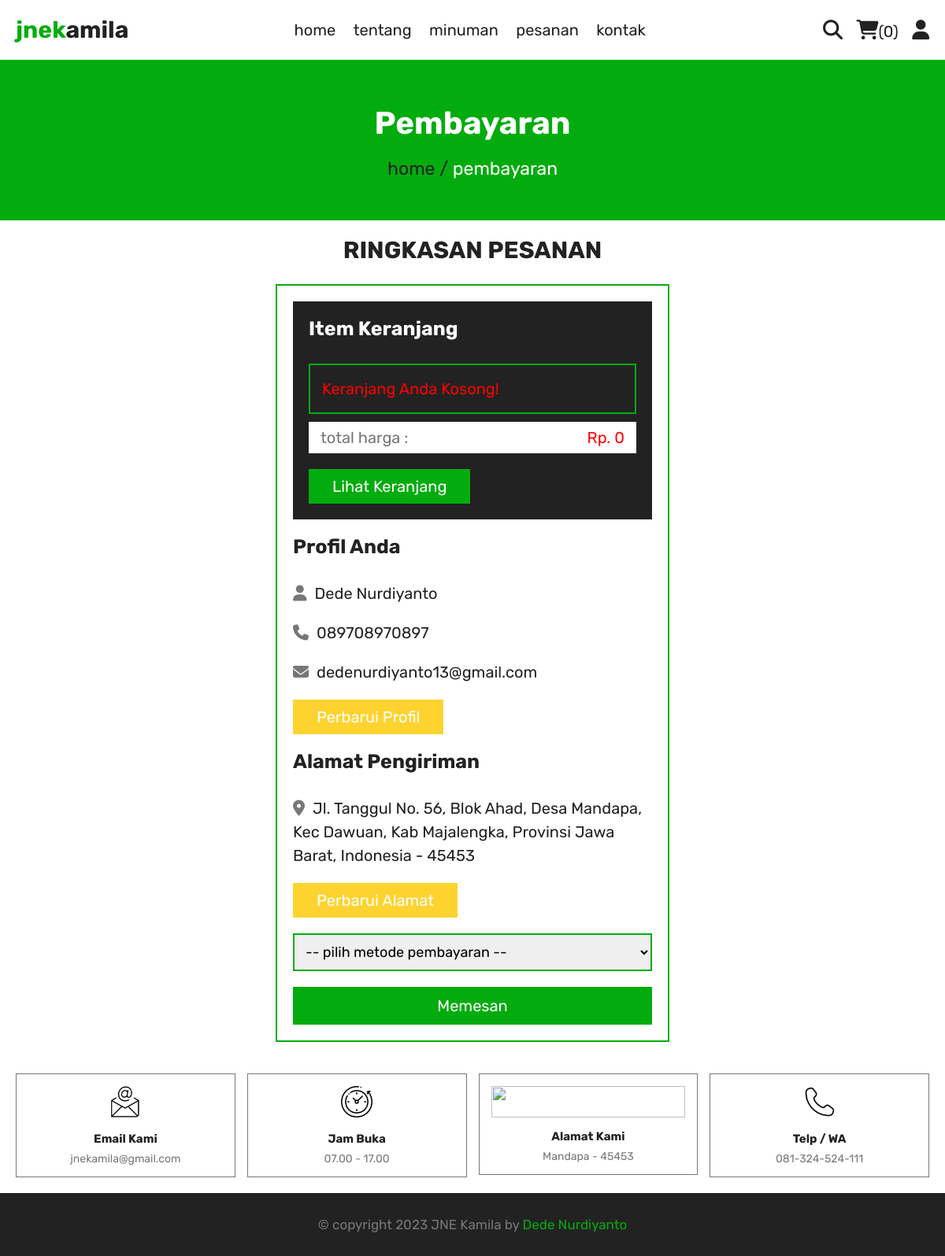
/checkout.php (signed in), run on the app's committed database.
### tables this page shows
CREATE TABLE `users` (
  `id` int(100) NOT NULL,
  `name` varchar(20) NOT NULL,
  `email` varchar(50) NOT NULL,
  `number` varchar(13) NOT NULL,
  `password` varchar(50) NOT NULL,
  `address` varchar(500) NOT NULL
);

### checkout.php (the view, shortened to what this page needs)
<?php
include 'components/connect.php';
if(isset($_SESSION['user_id'])){
   $user_id = $_SESSION['user_id'];
}else{
   $user_id = '';
   header('location:home.php');
};
?>
<!DOCTYPE html>
<html lang="en">
<head>
   <link rel="stylesheet" href="https://cdnjs.cloudflare.com/ajax/libs/font-awesome/6.1.1/css/all.min.css">
   <link rel="stylesheet" href="css/style.css">
</head>
<body>
<?php include 'components/user_header.php'; ?>
<div class="heading">
   <h3>pembayaran</h3>
   <p><a href="home.php">home</a> / <span class="menu-active"> pembayaran</span></p>
</div>
<section class="checkout">
   <h1 class="title">ringkasan pesanan</h1>
<form action="" method="post">
   <div class="cart-items">
      <h3>item keranjang</h3>
      <?php
         $grand_total = 0;
         $cart_items[] = '';
         $select_cart = $conn->prepare("SELECT * FROM `cart` WHERE user_id = ?");
         $select_cart->execute([$user_id]);
         if($select_cart->rowCount() > 0){
            while($fetch_cart = $select_cart->fetch(PDO::FETCH_ASSOC)){
               $cart_items[] = $fetch_cart['name'].' ('.$fetch_cart['price'].' x '. $fetch_cart['quantity'].') - ';
               $total_products = implode($cart_items);
               $grand_total += ($fetch_cart['price'] * $fetch_cart['quantity']);
      ?>
      <p><span class="name"><?= $fetch_cart['name']; ?></span><span class="price">Rp. <?= number_format($fetch_cart['price'],0,',','.'); ?> x <?= $fetch_cart['quantity']; ?></span></p>
      <?php
            }
         }else{
            echo '<p class="empty">keranjang Anda kosong!</p>';
         }
      ?>
      <p class="grand-total"><span class="name">total harga :</span><span class="price">Rp. <?= number_format($grand_total,0,',','.'); ?></span></p>
      <a href="cart.php" class="btn">lihat keranjang</a>
   </div>
   <div class="user-info">
      <h3>profil anda</h3>
      <p><i class="fas fa-user"></i><span><?= $fetch_profile['name'] ?></span></p>
      <p><i class="fas fa-phone"></i><span><?= $fetch_profile['number'] ?></span></p>
      <p><i class="fas fa-envelope"></i><span><?= $fetch_profile['email'] ?></span></p>
      <a href="update_profile.php" class="edit-btn">perbarui profil</a>
      <h3>alamat pengiriman</h3>
      <p><i class="fas fa-map-marker-alt"></i><span><?php if($fetch_profile['address'] == ''){echo 'silahkan masukkan alamat anda';}else{echo $fetch_profile['address'];} ?></span></p>
      <a href="update_address.php" class="edit-btn">perbarui alamat</a>
      <select name="method" class="box" required>
         <option value="" disabled selected>-- pilih metode pembayaran --</option>
      </select>
      <input type="submit" value="memesan" class="btn <?php if($fetch_profile['address'] == ''){echo 'disabled';} ?>" style="width:100%; background:var(--primary); color:var(--white); padding: 1.2rem;" name="submit">
   </div>
</form>
</section>
<?php include 'components/footer.php'; ?>
</body>
</html>

### css/style.css (style rules this page uses)
:root { --primary: #03AC0E; --secondary: #7ddc1f; --yellow: #fed330; --red: #FF0000; --white: #fff; --black: #222; --light-color: #777; --border: .2rem solid var(--primary); --border-header: .4rem solid var(--primary); --border-footer: .1rem solid var(--light-color); --border-edit: .2rem solid var(--yellow); --border-times: .2rem solid var(--red); }
* { font-family: 'Rubik', sans-serif; margin: 0; padding: 0; box-sizing: border-box; outline: none; border: none; text-decoration: none; }
html { font-size: 62.5%; overflow-x: hidden; scroll-behavior: smooth; stop-opacity: 7rem; }
section { margin: 0 auto; max-width: 1200px; padding: 2rem; }
.title { text-align: center; margin-bottom: 2.5rem; font-size: 3rem; color: var(--black); text-transform: uppercase; text-decoration: none; text-underline-offset: 1rem; }
.heading { display: flex; align-items: center; justify-content: center; gap: 1rem; flex-flow: column; background-color: var(--primary); min-height: 20rem; }
.heading h3 { font-size: 4rem; color: var(--white); text-transform: capitalize; margin-bottom: 1rem; }
.heading p { font-size: 2.3rem; color: var(--black); }
.heading p .menu-active { color: var(--white); }
.heading p a { color: var(--black); }
.btn, .delete-btn, .edit-btn { margin-top: 1rem; display: inline-block; font-size: 2rem; padding: 1rem 3rem; cursor: pointer; text-transform: capitalize; transition: .2s linear; }
.btn { background-color: var(--primary); color: var(--white); }
.edit-btn { background-color: var(--yellow); color: var(--white); }
.empty { border: var(--border); padding: 1.5rem; text-align: center; width: 100%; font-size: 2rem; text-transform: capitalize; color: var(--red); }
.checkout form { max-width: 50rem; margin: 0 auto; border: var(--border); padding: 2rem; }
.checkout form h3 { font-size: 2.5rem; text-transform: capitalize; padding: 2rem 0; color: var(--black); }
.checkout form .cart-items { background-color: var(--black); padding: 2rem; padding-top: 0; }
.checkout form .cart-items h3 { color: var(--white); }
.checkout form .cart-items p { display: flex; align-items: center; gap: 1.5rem; justify-content: space-between; margin: 1rem 0; line-height: 1.5; font-size: 2rem; }
.checkout form .cart-items p .name { color: var(--light-color); }
.checkout form .cart-items p .price { color: var(--primary); }
.checkout form .cart-items .grand-total { background-color: var(--white); padding: .5rem 1.5rem; }
.checkout form .cart-items .grand-total .price { color: var(--red); }
.checkout form .user-info p { font-size: 2rem; line-height: 1.5; padding: 1rem 0; }
.checkout form .user-info p i { color: var(--light-color); margin-right: 1rem; }
.checkout form .user-info p span { color: var(--black); }
.checkout form .user-info .box { width: 100%; border: var(--border); padding: 1rem; margin-top: 2rem; margin-bottom: 1rem; font-size: 1.8rem; }

### data on the page
users: name "Dede Nurdiyanto", number "089708970897", email "dedenurdiyanto13@gmail.com", address "Jl. Tanggul No. 56, Blok Ahad, Desa Mandapa, Kec Dawuan, Kab Majalengka, Provinsi Jawa Barat, Indonesia - 45453", submit "memesan"

### other printed values
$total_cart_items "0"
$grand_total "0"
